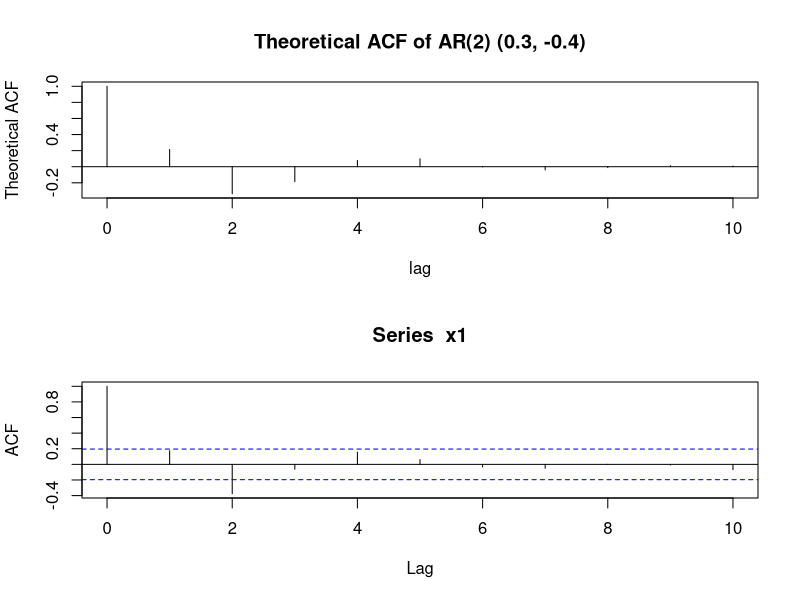
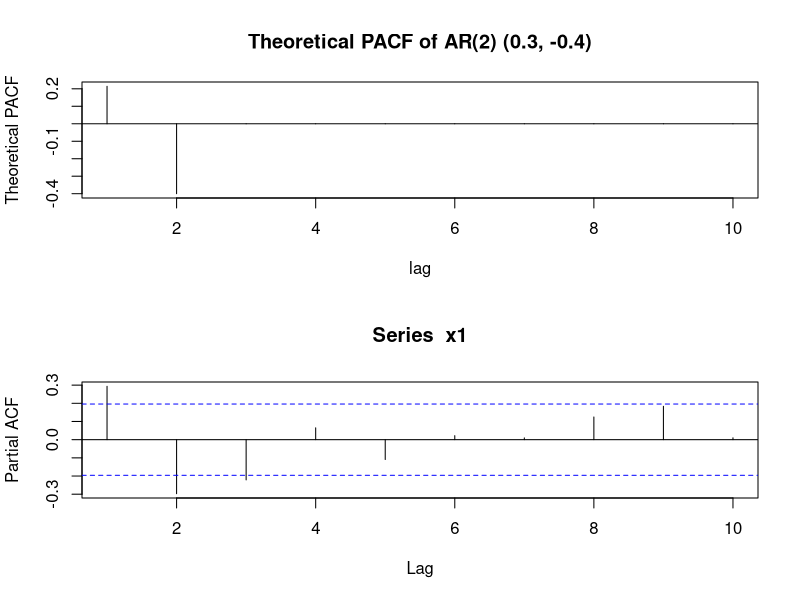
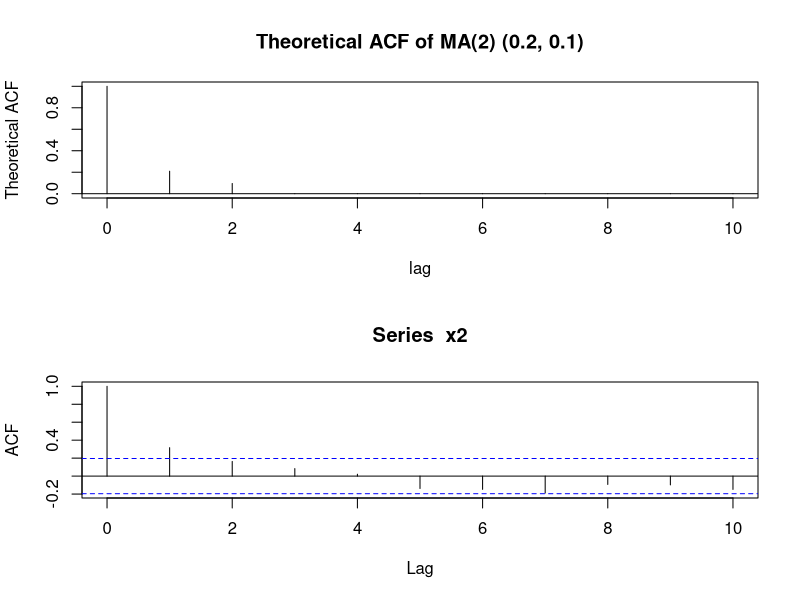
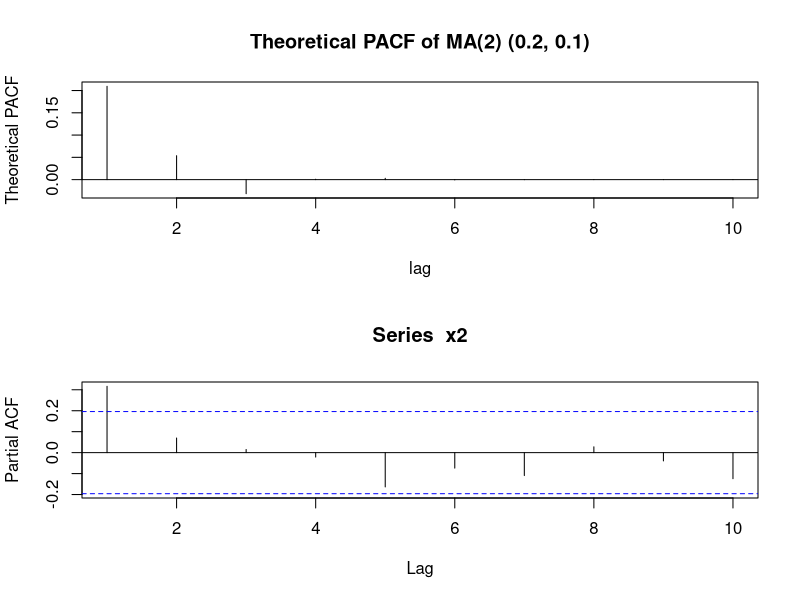

Write R code to recreate these figures, in order.
## ---- chunk 1
knitr::opts_chunk$set(echo = TRUE)
## ---- chunk 2
x1 = arima.sim(list(ar=c(0.3, -0.4)), n=100)
par(mfrow=c(2,1))
plot(0:10, ARMAacf(ar=c(0.3, -0.4), lag.max = 10),
     type = "h",
     xlab = "lag",
     ylab = "Theoretical ACF",
     main = "Theoretical ACF of AR(2) (0.3, -0.4)"
     )
abline(h = 0)
acf(x1, lag.max = 10)
## ---- chunk 3
x1 = arima.sim(list(ar=c(0.3, -0.4)), n=100)
par(mfrow=c(2,1))
plot(1:10, ARMAacf(ar=c(0.3, -0.4), lag.max = 10, pacf=TRUE),
     type = "h",
     xlab = "lag",
     ylab = "Theoretical PACF",
     main = "Theoretical PACF of AR(2) (0.3, -0.4)"
     )
abline(h = 0)
pacf(x1, lag.max = 10)
## ---- chunk 4
x2 = arima.sim(list(ma=c(0.2, 0.1)), n=100)
par(mfrow=c(2,1))
plot(0:10, ARMAacf(ma=c(0.2, 0.1), lag.max = 10),
     type = "h",
     xlab = "lag",
     ylab = "Theoretical ACF",
     main = "Theoretical ACF of MA(2) (0.2, 0.1)"
     )
abline(h = 0)
acf(x2, lag.max = 10)
## ---- chunk 5
par(mfrow=c(2,1))
plot(1:10, ARMAacf(ma=c(0.2, 0.1), lag.max = 10, pacf=TRUE),
     type = "h",
     xlab = "lag",
     ylab = "Theoretical PACF",
     main = "Theoretical PACF of MA(2) (0.2, 0.1)"
     )
abline(h = 0)
pacf(x2, lag.max = 10)
